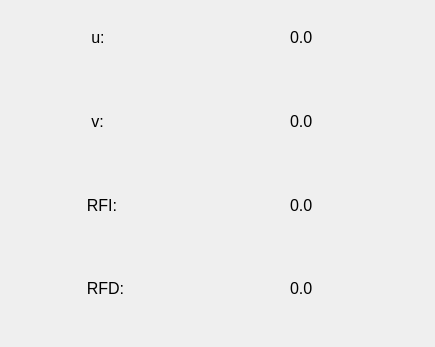
<?xml version="1.0" encoding="UTF-8"?>
<ui version="4.0">
 <class>ParaMemter</class>
 <widget class="QWidget" name="ParaMemter">
  <property name="geometry">
   <rect>
    <x>0</x>
    <y>0</y>
    <width>435</width>
    <height>347</height>
   </rect>
  </property>
  <property name="windowTitle">
   <string>ParaMemter</string>
  </property>
  <widget class="QLabel" name="label">
   <property name="geometry">
    <rect>
     <x>78</x>
     <y>29</y>
     <width>54</width>
     <height>16</height>
    </rect>
   </property>
   <property name="font">
    <font>
     <pointsize>12</pointsize>
    </font>
   </property>
   <property name="text">
    <string>   u:</string>
   </property>
   <property name="scaledContents">
    <bool>false</bool>
   </property>
  </widget>
  <widget class="QLabel" name="ulabel">
   <property name="geometry">
    <rect>
     <x>290</x>
     <y>29</y>
     <width>60</width>
     <height>16</height>
    </rect>
   </property>
   <property name="font">
    <font>
     <pointsize>12</pointsize>
    </font>
   </property>
   <property name="text">
    <string>0.0</string>
   </property>
  </widget>
  <widget class="QLabel" name="label_3">
   <property name="geometry">
    <rect>
     <x>78</x>
     <y>113</y>
     <width>54</width>
     <height>16</height>
    </rect>
   </property>
   <property name="font">
    <font>
     <pointsize>12</pointsize>
    </font>
   </property>
   <property name="text">
    <string>   v:</string>
   </property>
  </widget>
  <widget class="QLabel" name="vlabel">
   <property name="geometry">
    <rect>
     <x>290</x>
     <y>113</y>
     <width>60</width>
     <height>16</height>
    </rect>
   </property>
   <property name="font">
    <font>
     <pointsize>12</pointsize>
    </font>
   </property>
   <property name="text">
    <string>0.0</string>
   </property>
  </widget>
  <widget class="QLabel" name="label_5">
   <property name="geometry">
    <rect>
     <x>78</x>
     <y>197</y>
     <width>54</width>
     <height>16</height>
    </rect>
   </property>
   <property name="font">
    <font>
     <pointsize>12</pointsize>
    </font>
   </property>
   <property name="text">
    <string>  RFI:</string>
   </property>
  </widget>
  <widget class="QLabel" name="RFIlabel">
   <property name="geometry">
    <rect>
     <x>290</x>
     <y>197</y>
     <width>60</width>
     <height>16</height>
    </rect>
   </property>
   <property name="font">
    <font>
     <pointsize>12</pointsize>
    </font>
   </property>
   <property name="text">
    <string>0.0</string>
   </property>
  </widget>
  <widget class="QLabel" name="label_7">
   <property name="geometry">
    <rect>
     <x>78</x>
     <y>280</y>
     <width>54</width>
     <height>16</height>
    </rect>
   </property>
   <property name="font">
    <font>
     <pointsize>12</pointsize>
    </font>
   </property>
   <property name="text">
    <string>  RFD:</string>
   </property>
  </widget>
  <widget class="QLabel" name="RFDlabel">
   <property name="geometry">
    <rect>
     <x>290</x>
     <y>280</y>
     <width>60</width>
     <height>16</height>
    </rect>
   </property>
   <property name="font">
    <font>
     <pointsize>12</pointsize>
    </font>
   </property>
   <property name="text">
    <string>0.0</string>
   </property>
  </widget>
 </widget>
 <layoutdefault spacing="6" margin="11"/>
 <resources/>
 <connections/>
</ui>
